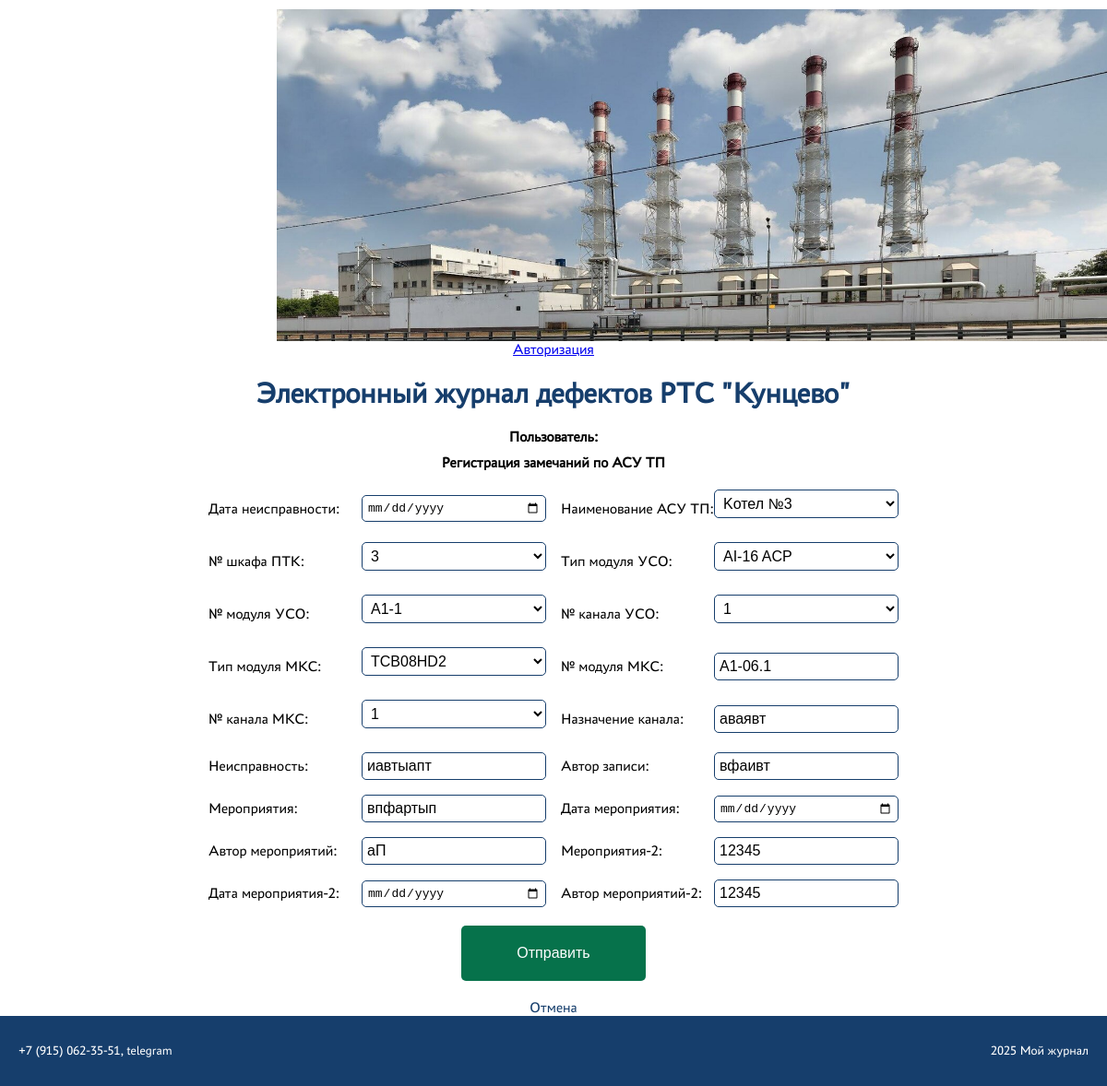
Page /6/update_two/ on the committed database.
### defects/models.py (models this page shows, shortened)
class Journal(models.Model):
    date_def = models.DateField(null=True, verbose_name='Дата неисправности')
    name_asu = models.ForeignKey(NameAsuModel, on_delete=models.CASCADE, verbose_name='Наименование АСУ ТП')
    number_cabinet = models.ForeignKey(NumberCabinetModel, on_delete=models.CASCADE, verbose_name='№ шкафа ПТК')
    module_type = models.ForeignKey(ModuleTypeModel, on_delete=models.CASCADE, verbose_name='Тип модуля УСО')
    number_module = models.ForeignKey(NumberModuleModel, on_delete=models.CASCADE, verbose_name='№ модуля УСО')
    number_cannel = models.ForeignKey(NumberCannelModel, on_delete=models.CASCADE, verbose_name='№ канала УСО')
    module_type_mkc = models.ForeignKey(ModuleTypeMkcModel, on_delete=models.CASCADE, verbose_name='Тип модуля МКС')
    number_module_mkc =  models.CharField(max_length=255, verbose_name='№ модуля МКС')
    number_cannel_mkc = models.ForeignKey(NumberCannelMkcModel, on_delete=models.CASCADE, verbose_name='№ канала МКС')
    channel_purpose = models.CharField(max_length=255, verbose_name='Назначение канала')
    fault = models.CharField(max_length=255, verbose_name='Неисправность')
    author_def = models.CharField(max_length=255, verbose_name='Автор записи')
    events = models.CharField(max_length=255, verbose_name='Мероприятия')
    date_events = models.DateField(null=True, verbose_name='Дата мероприятия')
    author_events = models.CharField(max_length=255, verbose_name='Автор мероприятий')
    events_two = models.CharField(max_length=255, verbose_name='Мероприятия-2')
    date_events_two = models.DateField(null=True, verbose_name='Дата мероприятия-2')
    author_events_two = models.CharField(max_length=255, verbose_name='Автор мероприятий-2')
    class Meta:
        ordering = ['-date_events']

### defects/views.py (the view)
# urls.py: path('<int:pk>/update_two/', JournalUpdateViewTwo.as_view(), name='journal_update_two'),
class JournalUpdateViewTwo(UpdateView):
    model = Journal
    form_class = JournalFormEventTwo
    template_name = 'journal_update_two.html'
    success_url = reverse_lazy('journal_list')

### defects/forms.py
class JournalFormEventTwo(forms.ModelForm):
    class Meta:
        model = Journal
        fields =  [  #'__all__'
            'date_def',
            'name_asu',
            'number_cabinet',
            'module_type',
            'number_module',
            'number_cannel',
            'module_type_mkc',
            'number_module_mkc',
            'number_cannel_mkc',
            'channel_purpose',
            'fault',
            'author_def',
            'events',
            'date_events',
            'author_events',
            'events_two',
            'date_events_two',
            'author_events_two'
        ]
        widgets = {
            'date_def': forms.DateInput(attrs={'type': 'date'}),
            'date_events': forms.DateInput(attrs={'type': 'date'}),
            'date_events_two': forms.DateInput(attrs={'type': 'date'}),
        }

### defects/models.py (called while the page is built)
    def __str__(self):
        return self.name

### templates/journal_update_two.html (shortened to what this page needs)
{% extends 'home.html' %}
{% block content %}
<div class="create-form-wrapper">
  <h1>Регистрация замечаний по АСУ ТП{{ title }}</h1>
  <form action="" method="POST" class="create-form">
    <div class="labels-inputs">{% csrf_token %} {{ form.as_p }}</div>
    <div class="submit-form-button">
      <button type="submit" class="sign-button sign-button-large">
        Отправить
      </button>
    </div>
  </form>
</div>
<div class="back">
  <a href="{% url 'journal_list' %}" class="back-href">Отмена</a>
</div>
{% endblock content %}

### static/css/base.css (style rules this page uses)
* { margin: 0; padding: 0; border: 0; outline: 0; font-size: 100%; vertical-align: baseline; background: transparent; }
html, body { display: flex; flex-direction: column; align-items: center; height: 100%; width: 100%; font-family: "PT Astra Sans", sans-serif; }

### static/css/forms/create_forms.css (style rules this page uses)
.create-form-wrapper { display: flex; flex-direction: column; justify-content: center; align-items: center; }
.create-form { display: flex; flex-direction: column; justify-content: center; align-items: center; width: 100%; margin-top: 20px; }
.labels-inputs { display: grid; grid-template-columns: repeat(2, 1fr); grid-gap: 16px; }
.labels-inputs p { display: flex; justify-content: space-between; align-items: center; margin: 0; }
.labels-inputs p label, .labels-inputs p input { flex-basis: auto; }
.labels-inputs p input { width: 188px; border-radius: 5px; padding: 5px; background-color: white; border: 1px solid #163E6C; }

### static/css/forms/login_forms.css (style rules this page uses)
.sign-button { margin-top: 20px; margin-bottom: 20px; width: 120px; height: 60px; border-radius: 5px; padding: 5px; background-color: #06724b; cursor: pointer; color: white; transition: 0.3s; }
.sign-button-large { width: 200px; }
.back-href { margin-top: 30px; cursor: pointer; color: #163e6c; text-decoration: none; transition: 0.3s; }

### static/css/forms/filter_forms.css (style rules this page uses)
div > input, select { border-radius: 5px; padding: 5px; background-color: white; border: 1px solid #163E6C; width: 300px; margin-bottom: 10px; width: 200px; }

### rows in the picture
Journal: name_asu "Kотел №3", number_cabinet "3", module_type "AI-16 ACP", number_module "A1-1", number_cannel "1", module_type_mkc "TCB08HD2", number_module_mkc "A1-06.1", number_cannel_mkc "1", channel_purpose "аваявт", fault "иавтыапт", author_def "вфаивт", events "впфартып", author_events "аП", events_two "12345", author_events_two "12345"
